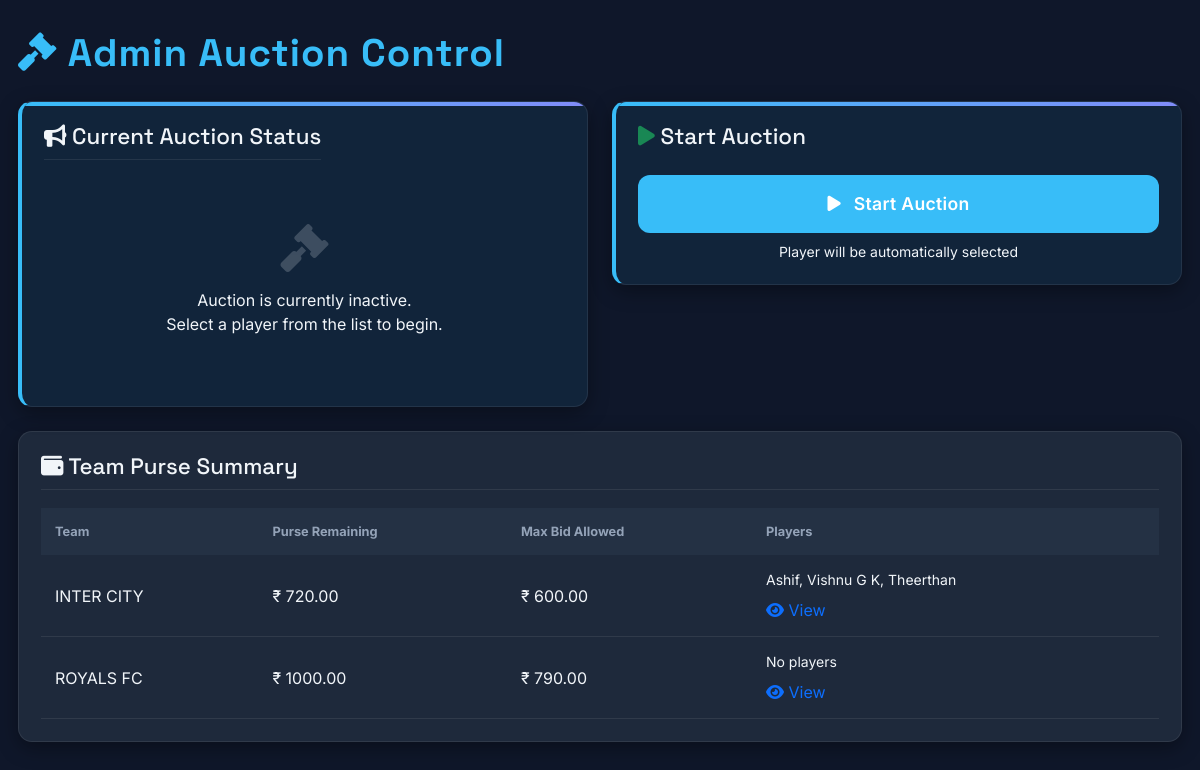
The app's page /control/ (signed in) with its own data.
### auction/models.py (models this page shows, shortened)
class Team(models.Model):
    name = models.CharField(max_length=100, unique=True)
    owner = models.CharField(max_length=100)
    purse_remaining = models.DecimalField(max_digits=10, decimal_places=2, default=0.00)
    def get_max_bid_amount(self):
        settings = Settings.get_instance()  # Ensure settings are loaded
        max_bid_amount = self.purse_remaining
        players_count = self.players.count()
        remaining_palyers = settings.team_capacity - players_count - 1
        amount = max_bid_amount - (remaining_palyers * settings.base_price)
        return max(0, amount)

class Settings(models.Model):
    title = models.CharField(max_length=200, default='Auction')
    auction_type = models.ForeignKey(
        'SportsType', on_delete=models.SET_NULL, null=True
    )
    base_price = models.DecimalField(max_digits=10, decimal_places=2, default=0.00)
    team_capacity = models.PositiveIntegerField(default=0)
    @classmethod
    def get_instance(cls):
        return cls.objects.get_or_create(pk=1)[0]

class Player(models.Model):
    Defender = 'Def'
    Forward = 'For'
    Goalkeeper = 'Goal'
    Midfielder = 'Mid'
    PLAYER_TYPES = [
        (Defender, 'Defender'),
        (Forward, 'Forward'),
        (Goalkeeper, 'Goalkeeper'),
        (Midfielder, 'Midfielder'),
    ]
    name = models.CharField(max_length=100)
    phone_number = models.CharField(max_length=20, null=True, blank=True)
    photo = models.ImageField(upload_to='player_photos/', null=True, blank=True)
    player_type = models.CharField(max_length=4, choices=PLAYER_TYPES)
    base_price = models.DecimalField(max_digits=10, decimal_places=2)
    is_sold = models.BooleanField(default=False)
    sold_to_team = models.ForeignKey(Team, on_delete=models.SET_NULL, null=True, blank=True, related_name='players')
    final_price = models.DecimalField(max_digits=10, decimal_places=2, null=True, blank=True)
    random_row = models.FloatField(default=0.0) # Used for random initial ordering
    auction_round = models.PositiveIntegerField(default=1)

### auction/views.py (the view, shortened to what this page needs)
# urls.py: path('control/', views.admin_auction_control, name='admin_auction_control'),
@user_passes_test(is_admin, login_url='/admin/login/')
def admin_auction_control(request):
    status = AuctionStatus.get_instance()
    unsorted_players = Player.objects.filter(is_sold=False, random_row=0)
    if unsorted_players.exists():
        for player in unsorted_players:
            player.random_row = random.random()
            player.save(update_fields=['random_row'])
    players_unsold = Player.objects.filter(is_sold=False).order_by(
        'auction_round', 'random_row', 'id')
    teams = Team.objects.prefetch_related('players').all()
    message = None
    next_player_in_queue = players_unsold.first()
    context = {
        'status': status,
        'players_unsold': players_unsold,
        'next_player_in_queue': next_player_in_queue,
        'teams': teams,
        'message': message,
    }
    return render(request, 'admin_control.html', context)

### auction/models.py (called while the page is built)
    @classmethod
    def get_instance(cls):
        return cls.objects.get_or_create(pk=1)[0]

### auction/views.py (called while the page is built)
def is_admin(user):
    return user.is_superuser

### templates/admin_control.html (shortened to what this page needs)
{% extends "header.html" %}
{% block header %}
<i class="fas fa-gavel"></i> Admin Auction Control
{% endblock %}
{% block content %}
<div class="row g-4">
    <div class="col-lg-6">
        <div class="control-section status-box h-100">
            <div class="d-flex justify-content-between align-items-center mb-3">
                <h2 class="m-0"><i class="fas fa-bullhorn"></i> Current Auction Status</h2>
            </div>
            {% if status.current_player %}
            <div id="editSection"
                style="display: none; border: 1px solid var(--danger); padding: 1.5rem; border-radius: 14px; margin-bottom: 1.5rem; background: rgba(239, 68, 68, 0.05);">
                <p style="text-align: center; color: var(--danger);"><strong><i class="fas fa-edit"></i> Admin
                        Override</strong></p>
                <form method="post" class="mb-4">
                    {% csrf_token %}
                    <input type="hidden" name="action" value="manual_edit_bid">
                    <div class="mb-3">
                        <label class="small text-soft" style="margin-bottom: 8px; display: block;">Current Bid
                            Amount:</label>
                        <input type="number" name="current_bid_amount" value="{{ status.current_bid_amount }}"
                            step="0.01">
                    </div>
                    <div class="mb-3">
                        <label class="small text-soft" style="margin-bottom: 8px; display: block;">Bidding Team:</label>
                        <select name="team_id">
                            <option value="">— None —</option>
                            {% for team in teams %}
                                <option value="{{ team.id }}" {% if status.current_bid_team.id == team.id %}selected{% endif %}>
                                {{ team.name }}
                            </option>
                            {% endfor %}
                        </select>
                    </div>
                    <button type="submit" class="primary w-100">Update Bid Manually</button>
                </form>
                <hr style="opacity: 0.1; margin: 1.5rem 0;">
                <form method="post">
                    {% csrf_token %}
                    <input type="hidden" name="action" value="revert_bid">
                    <button class="danger w-100"><i class="fas fa-undo"></i> Revert to Previous Bid</button>
                </form>
            </div>
            <div id="bid-status-div">
                <div class="player-card">
                    <div class="player-image">
                        {% if status.current_player.photo %}
                        <img src="{{ status.current_player.photo.url }}" alt="{{ status.current_player.name }}"
                            class="w-100 h-100 rounded-2" style="object-fit: cover;">
                        {% else %}
                        <i class="fas fa-user"></i>
                        {% endif %}
                    </div>
                    <div class="player-info">
                        <span class="player-tag">{{ status.current_player.get_player_type_display }}</span>
                        <h3>{{ status.current_player.name }}</h3>
                    </div>
                </div>
                <div class="price-grid">
                    <div class="price-item">
                        <span class="price-label">Base Price</span>
                        <span class="price-value">₹ {{ status.current_player.base_price }}</span>
                    </div>
                    <div class="price-item">
                        <span class="price-label">Current Bidder</span>
                        <div class="mt-1">
                            {% if status.current_bid_team %}
                            <div class="team-badge">
                                <i class="fas fa-shield-alt"></i> {{ status.current_bid_team.name }}
                            </div>
                            {% else %}
                            <span class="text-soft italic">N/A</span>
                            {% endif %}
                        </div>
                    </div>
                    <div class="price-item bid-highlight">
                        <span class="price-label">Current Bid Amount</span>
                        <span class="price-value">
                            ₹ {{ status.current_bid_amount|default:status.current_player.base_price }}
                        </span>
                    </div>
                </div>
            </div>
            {% else %}
            <div class="d-flex flex-column align-items-center justify-content-center py-5 text-center">
                <i class="fas fa-gavel fa-3x mb-3" style="opacity: 0.2;"></i>
                <p class="text-soft m-0">
                    Auction is currently inactive.<br>Select a player from the list to begin.
                </p>
            </div>
            {% endif %}
        </div>
    </div>
    <div class="col-lg-6 d-flex flex-column gap-4">
        {% if not status.is_active %}
        <div class="control-section status-box">
            <div class="d-flex justify-content-between align-items-center mb-4">
                <h2 class="m-0 border-0 p-0"><i class="fas fa-play text-success"></i> Start Auction</h2>
            </div>
            {% if next_player_in_queue %}
            <form method="post">
                <button class="primary w-100 py-3" style="font-size: 1.1rem; border-radius: 12px;">
                    <i class="fas fa-play me-2"></i> Start Auction
                </button>
                <p class="text-soft small text-center mt-2 m-0">
                    Player will be  automatically selected
                </p>
            </form>
            {% else %}
            <div class="text-center py-4">
                <i class="fas fa-check-circle fa-2x text-success mb-2"></i>
                <p class="text-soft">No more players.</p>
            </div>
            {% endif %}
        </div>
        {% endif %}
    </div>
</div>
<div class="control-section mt-4">
    <h2><i class="fas fa-wallet"></i> Team Purse Summary</h2>
    <table class="summary-table">
        <thead>
            <tr>
                <th>Team</th>
                <th>Purse Remaining</th>
                <th>Max Bid Allowed</th>
                <th>Players</th>
            </tr>
        </thead>
        <tbody>
            {% for team in teams %}
            <tr>
                <td>{{ team.name }}</td>
                <td>₹ {{ team.purse_remaining }}</td>
                <td>₹ {{ team.get_max_bid_amount }}</td>
                <td>
                    <div class="small text-soft mb-2">
                        {% for player in team.players.all %}
                        {{ player.name }}{% if not forloop.last %}, {% endif %}
                        {% empty %}
                        No players
                        {% endfor %}
                    </div>
                    <a href="{% url 'team_players' team.id %}">
                        <i class="fas fa-eye"></i> View
                    </a>
                </td>
            </tr>
            {% endfor %}
        </tbody>
    </table>
</div>
{% endblock %}

### templates/admin_control.html (style rules this page uses)
.status-box { position: relative; overflow: hidden; }
.status-box::before { content: ''; position: absolute; top: 0; left: 0; width: 100%; height: 4px; background: linear-gradient(90deg, var(--accent), var(--accent-2)); }

### records on screen
Team: name "INTER CITY", purse_remaining "720.00", get_max_bid_amount "600.00"
Player: name "Ashif"
Player: name "Vishnu G K"
Player: name "Theerthan"
Team: name "ROYALS FC", purse_remaining "1000.00", get_max_bid_amount "790.00"
